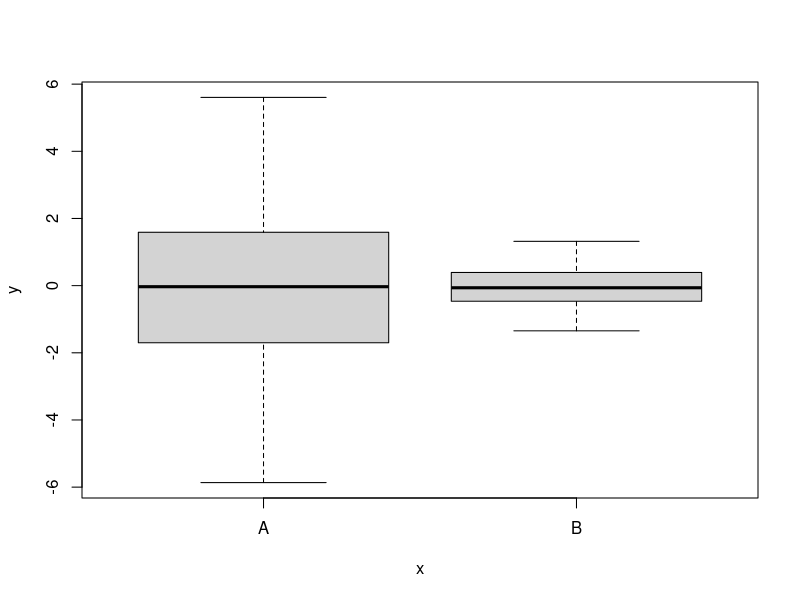
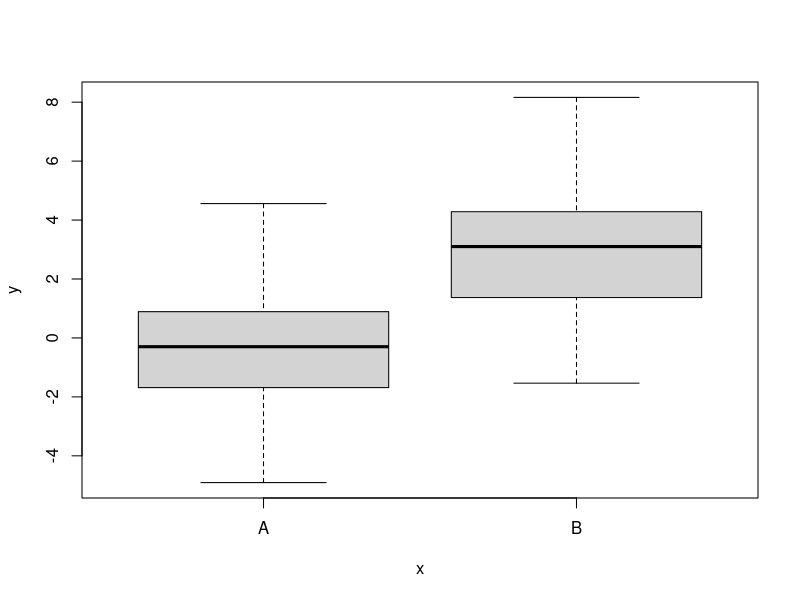
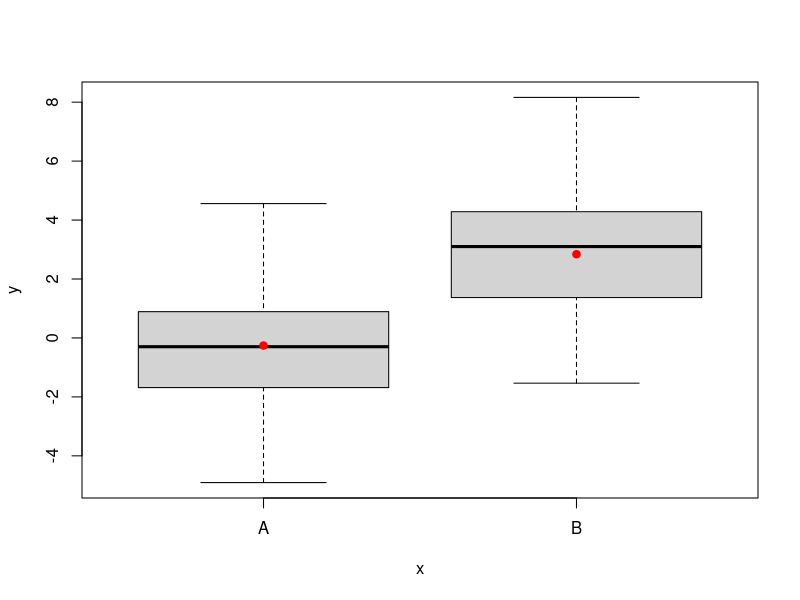
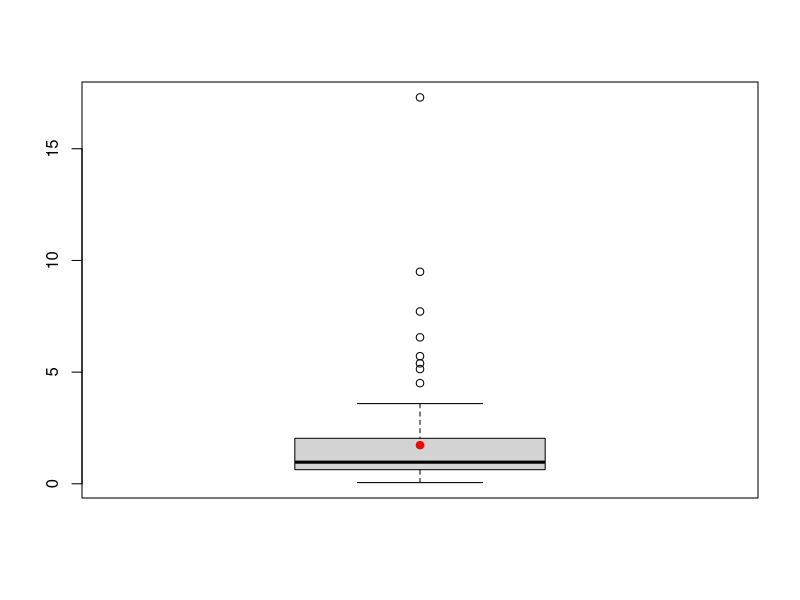
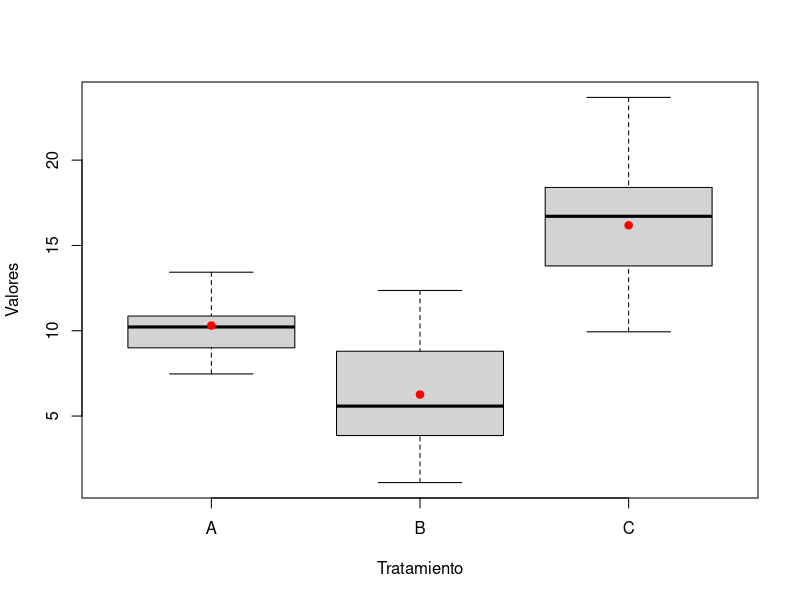
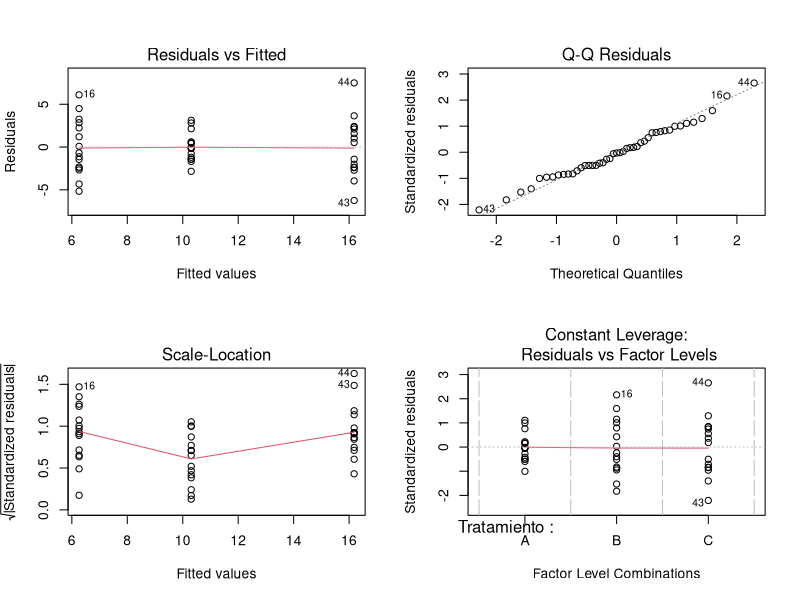
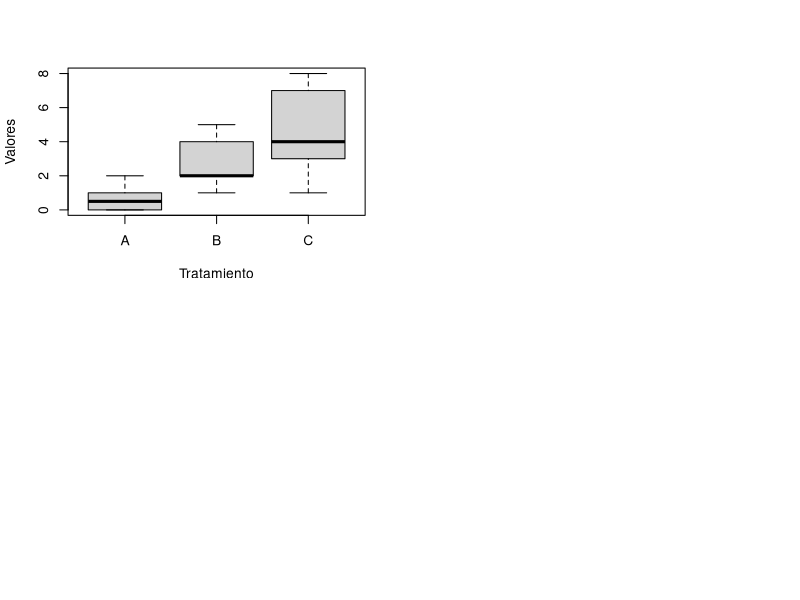
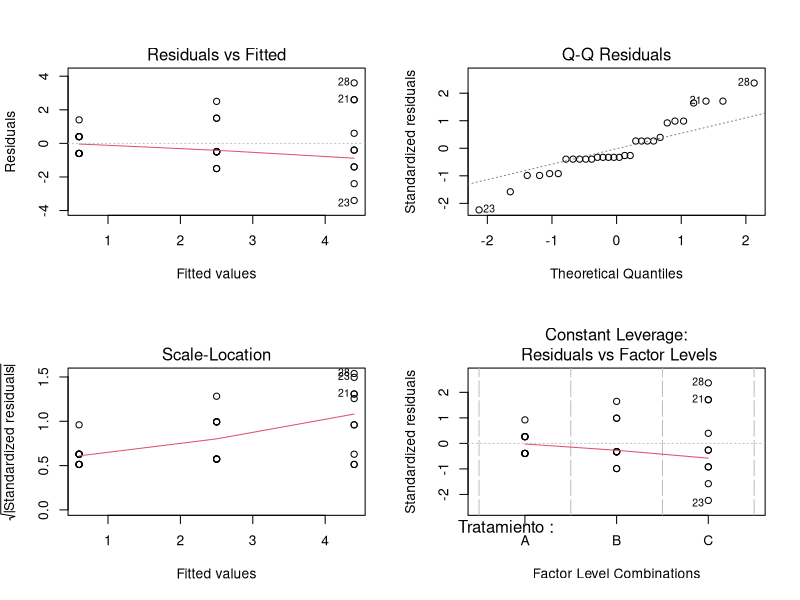

The R source for these figures, in order:
## ---- chunk 1
knitr::opts_chunk$set(echo = TRUE)
## ---- chunk 2
y1 <- rnorm(100, mean = 0, sd = 2)
y2 <- rnorm(100, mean = 0, sd = 0.5)
tabla.1 <- data.frame(y = c(y1, y2),
                      x = rep(c("A", "B"), each = 100))
## ---- chunk 3
boxplot(y ~ x, data = tabla.1)
## ---- chunk 4
tabla.2 <- data.frame(y = c(rnorm(100, mean = 0, sd = 2), #y1
                            rnorm(100, mean = 3, sd = 2)),#y2 
                      x = rep(c("A", "B"), each = 100)) #Tratamientos

boxplot(y ~ x, data = tabla.2)
## ---- chunk 5
media.y.a <- mean(tabla.2$y[1:100])
media.y.b <- mean(tabla.2$y[101:200])

boxplot(y ~ x, data = tabla.2)
points(x = c(1, 2), y = c(media.y.a, media.y.b), col = "red", pch = 20, cex = 1.5)
## ---- chunk 6
y.lnorm <- exp(rnorm(100, mean = 0, sd = 1))
media.lnorm <- mean(y.lnorm)
boxplot(y.lnorm)
points(1, media.lnorm, col = "red", pch = 20, cex = 1.5)
## ---- chunk 7
set.seed(123)
## ---- chunk 8
y1 <- rnorm(100, mean = 0, sd = 1)
shapiro.test(y1)
## ---- chunk 9
y1.lnorm <- exp(y1)
shapiro.test(y1.lnorm)
## ---- chunk 10
set.seed(123)

y1 <- rnorm(15, mean = 10, sd = 2)
y2 <- rnorm(15, mean = 7, sd = 3)
y3 <- rnorm(15, mean = 15, sd = 4)

y <- c(y1, y2, y3)

tratamientos <- rep(c("A", "B", "C"), each = 15)

base.datos <- data.frame(Tratamiento = tratamientos,
                         Valores = y)
## ---- chunk 11
boxplot(Valores ~ Tratamiento, base.datos)
points(c(1, 2, 3),
       c(mean(y1), mean(y2), mean(y3)),
       col = "red", pch = 20, cex = 1.5)
## ---- chunk 12
shapiro.test(y1)
shapiro.test(y2)
shapiro.test(y3)
## ---- chunk 13
modelo.1 <- aov(Valores ~ Tratamiento, base.datos)
modelo.2 <- lm(Valores ~ Tratamiento, base.datos)
## ---- chunk 14
summary(modelo.1)
## ---- chunk 15
summary(modelo.2)
## ---- chunk 16
par(mfrow = c(2, 2))
plot(modelo.1)
## ---- chunk 17
y <- c(rpois(10, 1),
       rpois(10, 2),
       rpois(10, 4))
trats <- rep(c("A", "B", "C"), each = 10)
datos.2 <- data.frame(Valores = y, Tratamiento = trats)
## ---- chunk 18
boxplot(Valores ~ Tratamiento, datos.2)
## ---- chunk 19
modelo.3 <- aov(Valores ~ Tratamiento, datos.2)
summary(modelo.3)
## ---- chunk 20
par(mfrow = c(2,2))
plot(modelo.3)
